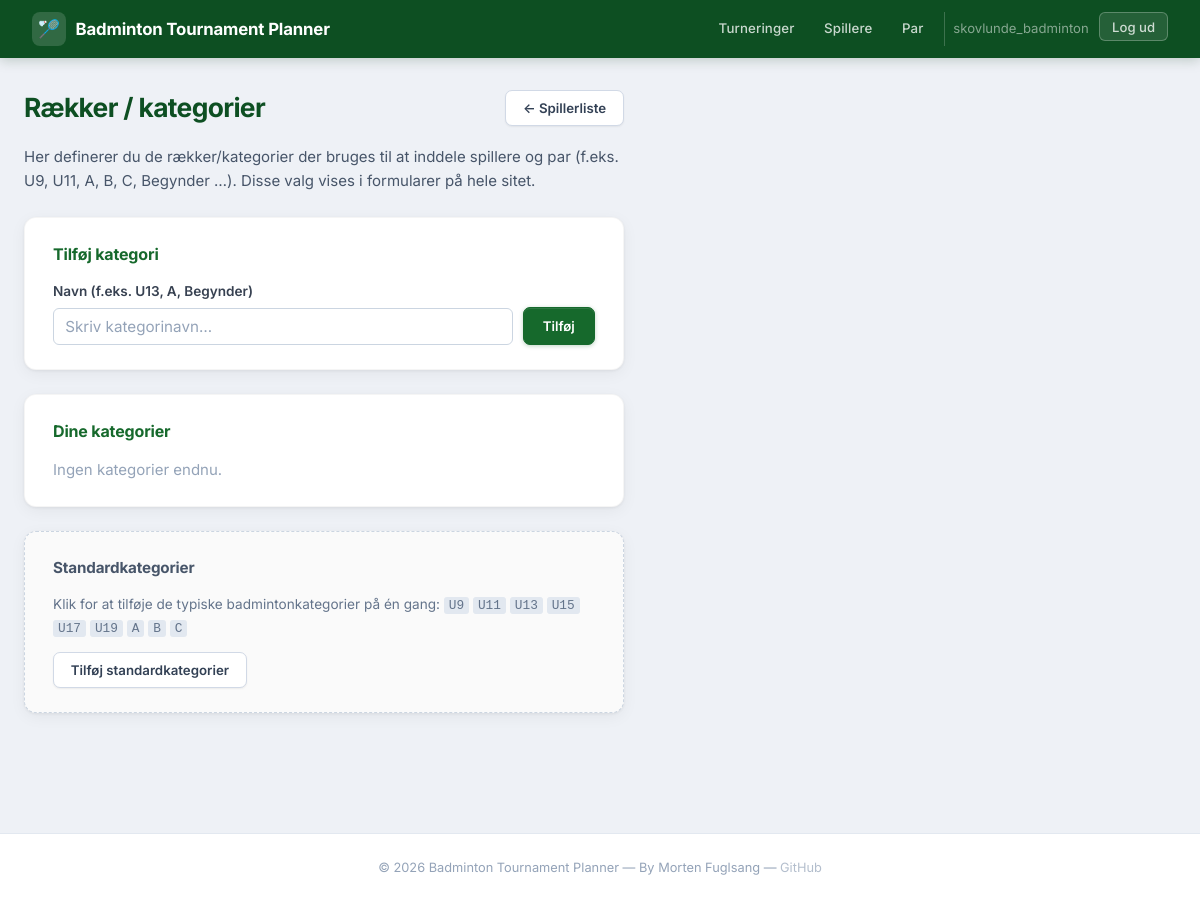
/players/categories/ (signed in), run on an earlier commit of the app's database.
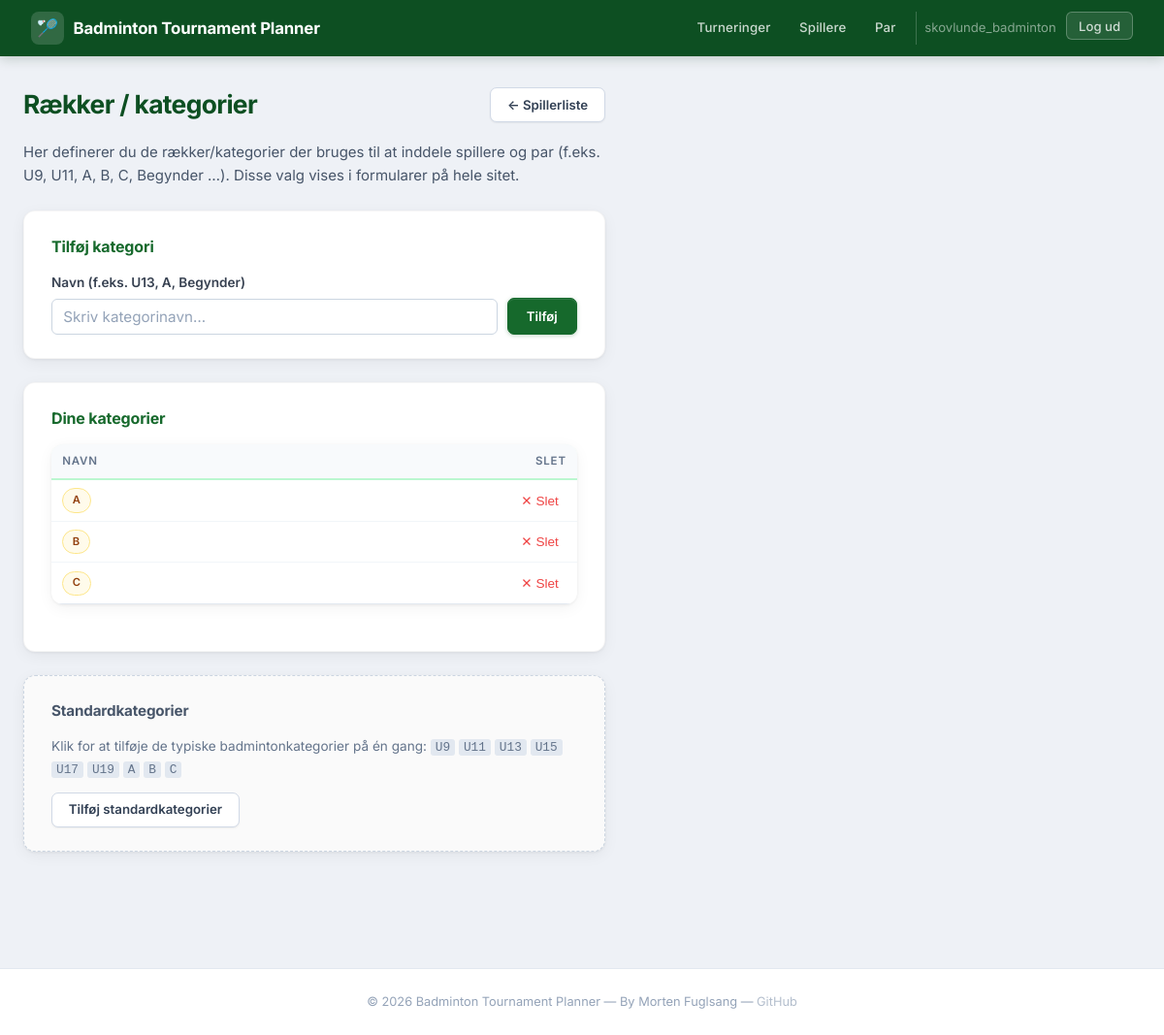
And on a later commit of the database.
### players/models.py (models this page shows, shortened)
class DivisionCategory(models.Model):
    name = models.CharField(max_length=30, verbose_name=_("Navn"))
    sort_order = models.IntegerField(default=0, verbose_name=_("Sortering"))
    owner = models.ForeignKey(
        settings.AUTH_USER_MODEL,
        on_delete=models.CASCADE,
        related_name='division_categories',
        verbose_name=_("Klubbruger"),
    )
    class Meta:
        ordering = ['sort_order', 'name']
        constraints = [
            models.UniqueConstraint(fields=['owner', 'name'], name='unique_owner_category'),
        ]

### players/views.py (the view)
# urls.py: path('categories/', views.division_category_list, name='division_category_list'),
@login_required
def division_category_list(request):
    if request.method == 'POST':
        name = request.POST.get('name', '').strip()
        if name:
            DivisionCategory.objects.get_or_create(owner=request.user, name=name)
            messages.success(request, f'Kategori "{name}" er tilføjet.')
        return redirect('division_category_list')
    categories = DivisionCategory.objects.filter(owner=request.user)
    return render(request, 'players/division_categories.html', {
        'categories': categories,
        'default_categories': DEFAULT_DIVISION_CATEGORIES,
    })

### players/templates/players/division_categories.html (shortened to what this page needs)
{% extends 'base.html' %}
{% block content %}
<div style="max-width:600px;">
    <div style="display:flex; align-items:center; gap:1rem; flex-wrap:wrap; margin-bottom:1.2rem;">
        <h1 style="margin:0;">Rækker / kategorier</h1>
        <a href="{% url 'player_list' %}" class="btn btn-secondary" style="margin-left:auto;">← Spillerliste</a>
    </div>
    <p style="color:#475569; margin-bottom:1.5rem;">
        Her definerer du de rækker/kategorier der bruges til at inddele spillere og par
        (f.eks. U9, U11, A, B, C, Begynder …).
        Disse valg vises i formularer på hele sitet.
    </p>
    <div class="card" style="margin-bottom:1.5rem;">
        <h2 style="margin-top:0; font-size:1rem; color:#16692c;">Tilføj kategori</h2>
        <form method="post" style="display:flex; gap:0.6rem; align-items:flex-end; flex-wrap:wrap;">
            <div class="form-group" style="margin:0; flex:1; min-width:160px;">
                <label for="id_name" style="font-size:0.85rem;">Navn (f.eks. U13, A, Begynder)</label>
                <input type="text" id="id_name" name="name" maxlength="30"
                       placeholder="Skriv kategorinavn…"
                       style="width:100%; padding:0.5rem 0.7rem; border:1px solid #cbd5e1; border-radius:6px; font-size:0.95rem;">
            </div>
            <button type="submit" class="btn btn-primary" style="height:2.4rem; padding:0 1.2rem;">Tilføj</button>
        </form>
    </div>
    <div class="card" style="margin-bottom:1.5rem;">
        <h2 style="margin-top:0; font-size:1rem; color:#16692c;">Dine kategorier</h2>
        {% if categories %}
        <table style="width:100%; border-collapse:collapse; font-size:0.9rem;">
            <thead>
                <tr style="background:#f0fdf4; border-bottom:2px solid #bbf7d0;">
                    <th style="padding:0.5rem 0.7rem; text-align:left;">Navn</th>
                    <th style="padding:0.5rem 0.7rem; text-align:right;">Slet</th>
                </tr>
            </thead>
            <tbody>
            {% for cat in categories %}
            <tr style="border-bottom:1px solid #e2e8f0;">
                <td style="padding:0.5rem 0.7rem;">
                    <span class="badge badge-pending">{{ cat.name }}</span>
                </td>
                <td style="padding:0.5rem 0.7rem; text-align:right;">
                    <form method="post" action="{% url 'division_category_delete' cat.pk %}"
                          style="display:inline;"
                          onsubmit="return confirm('Slet kategori {{ cat.name }}?');">
                        <button type="submit"
                                style="background:none; border:none; cursor:pointer; color:#ef4444; font-size:0.85rem; padding:0.2rem 0.5rem;">
                            ✕ Slet
                        </button>
                    </form>
                </td>
            </tr>
            {% endfor %}
            </tbody>
        </table>
        {% else %}
        <p style="color:#94a3b8; margin:0;">Ingen kategorier endnu.</p>
        {% endif %}
    </div>
    {% if default_categories %}
    <div class="card" style="background:#fafafa; border:1px dashed #cbd5e1;">
        <h2 style="margin-top:0; font-size:0.95rem; color:#475569;">Standardkategorier</h2>
        <p style="font-size:0.85rem; color:#64748b; margin-bottom:0.8rem;">
            Klik for at tilføje de typiske badmintonkategorier på én gang:
            {% for c in default_categories %}<code style="background:#e2e8f0; border-radius:3px; padding:1px 5px; font-size:0.8rem;">{{ c }}</code> {% endfor %}
        </p>
        <form method="post" action="{% url 'division_category_seed_defaults' %}">
            <button type="submit" class="btn btn-secondary">Tilføj standardkategorier</button>
        </form>
    </div>
    {% endif %}
</div>
{% endblock %}

What changed in the data, as far as the page shows it:
added DivisionCategory: name "A"
added DivisionCategory: name "B"
added DivisionCategory: name "C"
Also different on the page:
text no longer shown: "Ingen kategorier endnu."
text now shown: "NAVN SLET"
